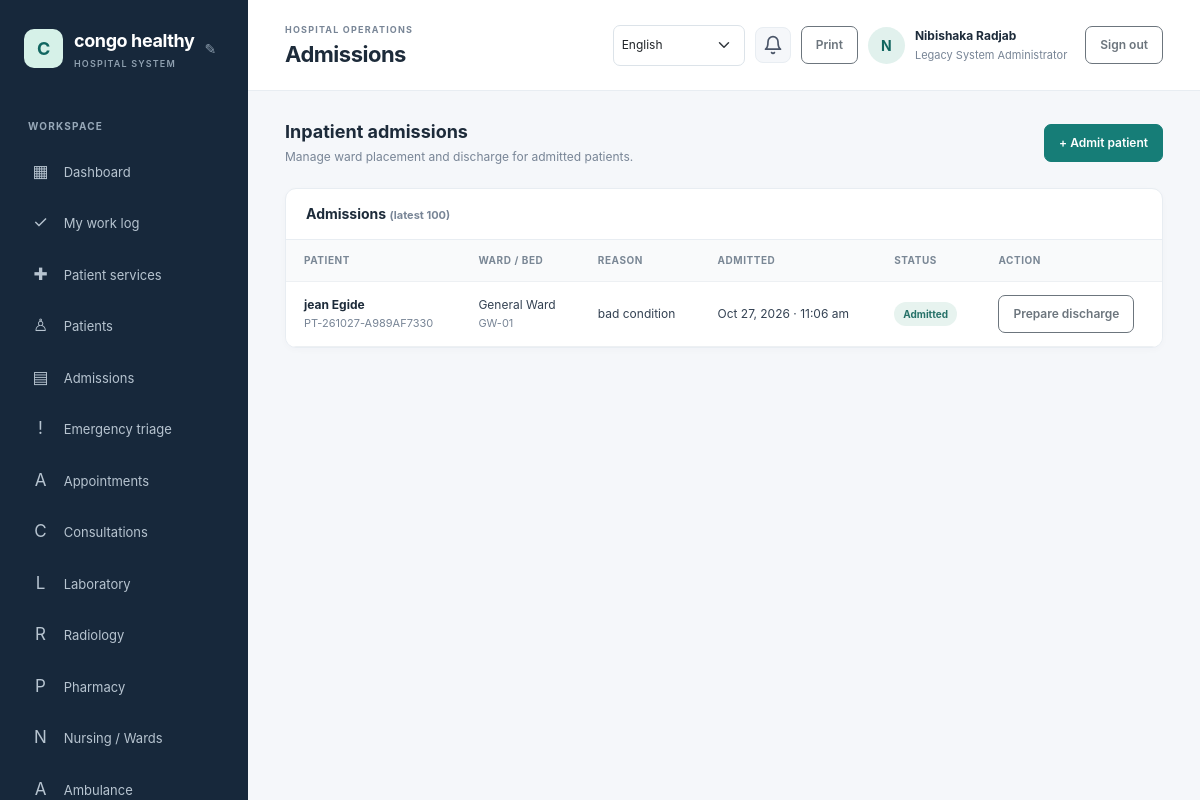
/admission/index.php (signed in), run on the app's committed database.
### tables this page shows
CREATE TABLE `hospital_settings` (
  `setting_key` varchar(80) NOT NULL,
  `setting_value` text NOT NULL,
  `updated_at` timestamp NOT NULL DEFAULT current_timestamp() ON UPDATE current_timestamp()
);

CREATE TABLE `users` (
  `id` bigint(20) UNSIGNED NOT NULL,
  `role_id` tinyint(3) UNSIGNED NOT NULL,
  `full_name` varchar(160) NOT NULL,
  `email` varchar(190) NOT NULL,
  `password_hash` varchar(255) NOT NULL,
  `is_active` tinyint(1) NOT NULL DEFAULT 1,
  `payment_method` enum('bank_transfer','mobile_money','paypal','other') DEFAULT NULL,
  `payment_details` varchar(255) DEFAULT NULL,
  `last_login_at` datetime DEFAULT NULL,
  `created_at` timestamp NOT NULL DEFAULT current_timestamp()
);

CREATE TABLE `roles` (
  `id` tinyint(3) UNSIGNED NOT NULL,
  `role_key` varchar(40) NOT NULL,
  `name` varchar(80) NOT NULL
);

CREATE TABLE `admissions` (
  `id` bigint(20) UNSIGNED NOT NULL,
  `patient_id` bigint(20) UNSIGNED NOT NULL,
  `bed_id` int(10) UNSIGNED NOT NULL,
  `admitted_by` bigint(20) UNSIGNED DEFAULT NULL,
  `admitted_at` datetime NOT NULL DEFAULT current_timestamp(),
  `discharged_at` datetime DEFAULT NULL,
  `reason` text NOT NULL,
  `status` enum('admitted','discharged') NOT NULL DEFAULT 'admitted',
  `active_patient_id` bigint(20) UNSIGNED GENERATED ALWAYS AS (case when `status` = 'admitted' then `patient_id` else NULL end) STORED,
  `active_bed_id` int(10) UNSIGNED GENERATED ALWAYS AS (case when `status` = 'admitted' then `bed_id` else NULL end) STORED
);

CREATE TABLE `patients` (
  `id` bigint(20) UNSIGNED NOT NULL,
  `patient_no` varchar(30) NOT NULL,
  `first_name` varchar(80) NOT NULL,
  `last_name` varchar(80) NOT NULL,
  `date_of_birth` date DEFAULT NULL,
  `sex` enum('female','male','other','unspecified') NOT NULL DEFAULT 'unspecified',
  `phone` varchar(40) DEFAULT NULL,
  `email` varchar(190) DEFAULT NULL,
  `address` varchar(255) DEFAULT NULL,
  `blood_group` varchar(5) DEFAULT NULL,
  `emergency_contact_name` varchar(160) DEFAULT NULL,
  `emergency_contact_phone` varchar(40) DEFAULT NULL,
  `notes` text DEFAULT NULL,
  `created_by` bigint(20) UNSIGNED DEFAULT NULL,
  `created_at` timestamp NOT NULL DEFAULT current_timestamp(),
  `updated_at` timestamp NOT NULL DEFAULT current_timestamp() ON UPDATE current_timestamp()
);

CREATE TABLE `wards` (
  `id` int(10) UNSIGNED NOT NULL,
  `name` varchar(100) NOT NULL,
  `ward_type` varchar(80) DEFAULT NULL
);

CREATE TABLE `beds` (
  `id` int(10) UNSIGNED NOT NULL,
  `ward_id` int(10) UNSIGNED NOT NULL,
  `bed_number` varchar(30) NOT NULL,
  `status` enum('available','occupied','maintenance') NOT NULL DEFAULT 'available'
);

### config/database.php (called while the page is built, shortened)
<?php
$host = getenv('DB_HOST') ?: '127.0.0.1';
$port = getenv('DB_PORT') ?: '3306';
$name = getenv('DB_NAME') ?: 'hospital_management';
$user = getenv('DB_USER') ?: 'root';
$password = getenv('DB_PASSWORD') ?: '';
try {
    $pdo = new PDO(
        "mysql:host={$host};port={$port};dbname={$name};charset=utf8mb4",
        $user,
        $password,
        [
            PDO::ATTR_ERRMODE => PDO::ERRMODE_EXCEPTION,
            PDO::ATTR_DEFAULT_FETCH_MODE => PDO::FETCH_ASSOC,
            PDO::ATTR_EMULATE_PREPARES => false,
        ]
    );
} catch (PDOException $exception) {
    error_log('Database connection failed: ' . $exception->getMessage());
    http_response_code(500);
    exit('Database connection failed. Check the database settings and import database/schema.sql.');
}
return $pdo;

### includes/functions.php (called while the page is built, shortened)
<?php
function e(?string $value): string
{
    return htmlspecialchars($value ?? '', ENT_QUOTES | ENT_SUBSTITUTE, 'UTF-8');
}
function get_hospital_name(): string
{
    global $pdo;
    static $name = null;
    if ($name === null) {
        try {
            $name = (string) $pdo->query(
                "SELECT setting_value FROM hospital_settings WHERE setting_key = 'hospital_name'"
            )->fetchColumn();
        } catch (\Throwable) {
            $name = 'KivuCare';
        }
    }
    return $name;
}

### includes/auth.php (called while the page is built, shortened)
<?php
require_once __DIR__ . '/bootstrap.php';
function require_login(): void
{
    global $pdo;
    $statement = $pdo->prepare(
        'SELECT u.is_active, r.id AS role_id, r.role_key, r.name AS role_name
         FROM users u JOIN roles r ON r.id = u.role_id WHERE u.id = :id'
    );
    $statement->execute(['id' => $_SESSION['user']['id']]);
}
function has_permission(string $permissionKey): bool
{
    static $permissionsByRole = [];
    $roleId = (int) (current_user()['role_id'] ?? 0);
    if (!isset($permissionsByRole[$roleId])) {
        global $pdo;
        $statement = $pdo->prepare(
            'SELECT p.permission_key
             FROM role_permissions rp
             JOIN permissions p ON p.id = rp.permission_id
             WHERE rp.role_id = :role_id'
        );
        $statement->execute(['role_id' => $roleId]);
        $permissionsByRole[$roleId] = array_fill_keys(
            array_column($statement->fetchAll(), 'permission_key'),
            true
        );
    }
    return isset($permissionsByRole[$roleId][$permissionKey]);
}
function require_permission(string $permissionKey): void
{
    require_login();
}
function current_user(): array
{
    return $_SESSION['user'] ?? [];
}

### admission/index.php (the view, shortened to what this page needs)
<?php
require_once __DIR__ . '/../includes/auth.php';
require_permission('admissions.view');
$admissions = $pdo->query(
    'SELECT a.id, a.admitted_at, a.discharged_at, a.status, a.reason,
            p.id AS patient_id, p.patient_no, p.first_name, p.last_name,
            w.name AS ward_name, b.bed_number, ds.diagnosis, ds.summary, ds.medication_plan, ds.follow_up
     FROM admissions a
     JOIN patients p ON p.id = a.patient_id
     JOIN beds b ON b.id = a.bed_id
     JOIN wards w ON w.id = b.ward_id
     LEFT JOIN discharge_summaries ds ON ds.admission_id = a.id
     ORDER BY CASE WHEN a.status = \'admitted\' THEN 0 ELSE 1 END, a.admitted_at DESC
     LIMIT 100'
)->fetchAll();
$pageTitle = 'Admissions';
require __DIR__ . '/../includes/header.php';
?>
<div class="page-heading">
    <div><h2>Inpatient admissions</h2><p>Manage ward placement and discharge for admitted patients.</p></div>
    <a class="btn btn-primary" href="/hospital%20management/admission/create.php">+ Admit patient</a>
</div>
<section class="content-card mt-0">
    <div class="card-heading"><h3>Admissions <span class="subtle">(latest 100)</span></h3></div>
    <div class="table-responsive">
        <table class="table"><thead><tr><th>Patient</th><th>Ward / bed</th><th>Reason</th><th>Admitted</th><th>Status</th><th>Action</th></tr></thead><tbody>
        <?php if ($admissions === []): ?>
            <tr><td class="empty-state" colspan="6">No admissions have been recorded yet.</td></tr>
        <?php else: foreach ($admissions as $admission): ?>
            <tr>
                <td><a class="patient-name" href="/hospital%20management/patient/show.php?id=<?= (int) $admission['patient_id'] ?>"><?= e($admission['first_name'] . ' ' . $admission['last_name']) ?></a><br><span class="subtle"><?= e($admission['patient_no']) ?></span></td>
                <td><?= e($admission['ward_name']) ?><br><span class="subtle"><?= e($admission['bed_number']) ?></span></td>
                <td><?= e($admission['reason']) ?></td>
                <td><?= e(date('M j, Y · g:i a', strtotime($admission['admitted_at']))) ?></td>
                <td><span class="<?= $admission['status'] === 'admitted' ? 'badge-soft' : 'badge-neutral' ?>"><?= e(ucfirst($admission['status'])) ?></span></td>
                <td>
                    <?php if ($admission['status'] === 'admitted' && has_permission('admissions.discharge')): ?>
                        <a class="btn btn-sm btn-outline-secondary" href="/hospital%20management/admission/discharge.php?id=<?= (int) $admission['id'] ?>">Prepare discharge</a>
                    <?php else: ?><span class="subtle"><?= e(format_date($admission['discharged_at'])) ?></span><?php endif; ?>
                </td>
            </tr>
        <?php endforeach; endif; ?>
        </tbody></table>
    </div>
</section>
<?php require __DIR__ . '/../includes/footer.php'; ?>

### includes/header.php (shortened to what this page needs)
<?php
$pageTitle = $pageTitle ?? 'Dashboard';
$user = current_user();
$_hospitalName = get_hospital_name();
?>
<!doctype html>
<html lang="en">
<head>
    <link href="https://cdn.jsdelivr.net/npm/bootstrap@5.3.3/dist/css/bootstrap.min.css" rel="stylesheet">
    <link href="/hospital%20management/assets/css/app.css" rel="stylesheet">
</head>
<body>
<div class="app-shell">
    <aside class="sidebar" id="workspace-menu" aria-label="Workspace navigation">
        <div class="brand-wrap">
            <a class="brand" href="/hospital%20management/dashboard.php"><span class="brand-mark"><?= e(strtoupper(substr($_hospitalName, 0, 1))) ?></span><span><?= e($_hospitalName) ?><small>HOSPITAL SYSTEM</small></span></a>
            <?php if (has_permission('settings.manage') || ($user['role_key'] ?? '') === 'hospital_admin'): ?>
            <button id="brand-edit-btn" class="brand-edit-btn" title="Edit hospital name">&#9998;</button>
            <?php endif; ?>
        </div>
        <div class="nav-label">WORKSPACE</div>
        <nav class="nav flex-column">
            <a class="nav-link" href="/hospital%20management/dashboard.php"><span>▦</span> Dashboard</a>
            <?php if (has_permission('work_logs.view_own')): ?>
                <a class="nav-link" href="/hospital%20management/work-log/index.php"><span>✓</span> My work log</a>
            <?php endif; ?>
            <?php if (has_permission('patient_services.view_own') || has_permission('patient_services.view_all')): ?>
                <a class="nav-link" href="/hospital%20management/patient-services/index.php"><span>✚</span> Patient services</a>
            <?php endif; ?>
            <?php if (has_permission('patients.view')): ?>
                <a class="nav-link" href="/hospital%20management/patient/index.php"><span>♙</span> Patients</a>
            <?php endif; ?>
            <?php if (has_permission('admissions.view')): ?>
                <a class="nav-link" href="/hospital%20management/admission/index.php"><span>▤</span> Admissions</a>
            <?php endif; ?>
            <?php if (has_permission('triage.view')): ?>
                <a class="nav-link" href="/hospital%20management/emergency/index.php"><span>!</span> Emergency triage</a>
            <?php endif; ?>
            <?php if (has_permission('appointments.view')): ?>
                <a class="nav-link" href="/hospital%20management/appointments/index.php"><span>A</span> Appointments</a>
            <?php endif; ?>
            <?php if (has_permission('visits.view')): ?>
                <a class="nav-link" href="/hospital%20management/consultations/index.php"><span>C</span> Consultations</a>
            <?php endif; ?>
            <?php if (has_permission('lab.requests.view') || has_permission('lab.results.view')): ?>
                <a class="nav-link" href="/hospital%20management/laboratory/index.php"><span>L</span> Laboratory</a>
            <?php endif; ?>
            <?php if (has_permission('radiology.requests.view') || has_permission('radiology.results.manage')): ?>
                <a class="nav-link" href="/hospital%20management/radiology/index.php"><span>R</span> Radiology</a>
            <?php endif; ?>
            <?php if (has_permission('prescriptions.create') || has_permission('prescriptions.view') || has_permission('pharmacy.dispense')): ?>
                <a class="nav-link" href="/hospital%20management/pharmacy/index.php"><span>P</span> Pharmacy</a>
            <?php endif; ?>
            <?php if (has_permission('nursing_notes.manage')): ?>
                <a class="nav-link" href="/hospital%20management/nursing/index.php"><span>N</span> Nursing / Wards</a>
            <?php endif; ?>
            <?php if (has_permission('ambulance.manage') || has_permission('ambulance.requests.create') || has_permission('emergency_requests.view')): ?>
                <a class="nav-link" href="/hospital%20management/ambulance/index.php"><span>A</span> Ambulance</a>
            <?php endif; ?>
        </nav>
    </aside>
    <main class="main-content">
        <header class="topbar">
            <div class="topbar-heading">
                <div>
                    <div class="eyebrow">HOSPITAL OPERATIONS</div>
                    <h1><?= e($pageTitle) ?></h1>
                </div>
            </div>
            <div class="user-menu">
                <?= render_language_switcher() ?>
                <div class="notif-bell no-print" id="notifBell" title="Notifications" role="button" tabindex="0" aria-haspopup="true" aria-expanded="false">
                    <svg class="notif-icon" xmlns="http://www.w3.org/2000/svg" width="20" height="20" viewBox="0 0 24 24" fill="none" stroke="currentColor" stroke-width="2" stroke-linecap="round" stroke-linejoin="round" aria-hidden="true"><path d="M18 8A6 6 0 0 0 6 8c0 7-3 9-3 9h18s-3-2-3-9"/><path d="M13.73 21a2 2 0 0 1-3.46 0"/></svg>
                </div>
                <button class="btn btn-sm btn-outline-secondary print-page no-print" type="button" onclick="window.print()">Print</button>
                <a class="avatar no-print" href="/hospital%20management/profile.php" title="Edit profile"><?= e(strtoupper(substr($user['full_name'] ?? 'U', 0, 1))) ?></a>
                <a class="user-detail no-print" href="/hospital%20management/profile.php"><strong><?= e($user['full_name'] ?? '') ?></strong><span><?= e($user['role_name'] ?? '') ?></span></a>
                <form method="post" action="/hospital%20management/logout.php" class="ms-2">
                    <button class="btn btn-sm btn-outline-secondary" type="submit">Sign out</button>
                </form>
            </div>
        </header>
        <section class="page-body">

### includes/i18n.php (shortened to what this page needs)
<?php
function i18n_languages(): array
{
    return [
        'en' => 'English',
        'fr' => 'Fran' . "\u{00E7}" . 'ais',
        'sw' => 'Kiswahili',
    ];
}
function i18n_language(): string
{
    $supported = i18n_languages();
    $requested = $_GET['lang'] ?? null;
    $language = $_SESSION['language'] ?? 'en';
    return isset($supported[$language]) ? $language : 'en';
}
function render_language_switcher(): string
{
    $language = i18n_language();
    $requestPath = parse_url($_SERVER['REQUEST_URI'] ?? '/', PHP_URL_PATH) ?: '/';
    $action = htmlspecialchars($requestPath, ENT_QUOTES, 'UTF-8');
    $hiddenInputs = '';
    $options = '';
    foreach (i18n_languages() as $code => $name) {
        $selected = $code === $language ? ' selected' : '';
        $options .= '<option value="' . htmlspecialchars($code, ENT_QUOTES, 'UTF-8') . '"' . $selected . '>'
            . htmlspecialchars($name, ENT_QUOTES, 'UTF-8') . '</option>';
    }
    return '<form class="language-form" method="get" action="' . $action . '">' . $hiddenInputs
        . '<label class="language-picker"><span class="visually-hidden">Language</span>'
        . '<select class="form-select form-select-sm" name="lang" aria-label="Language" onchange="this.form.submit()">'
        . $options . '</select></label><noscript><button class="btn btn-sm btn-outline-secondary" type="submit">Apply</button></noscript></form>';
}

### includes/footer.php (shortened to what this page needs)
        </section>
    </main>
</div>
</body>
</html>

### data on the page
hospital_settings: setting_value "C", setting_value "congo healthy"
users: role.name "Legacy System Administrator"
admissions: patient.last_name "jean Egide", patient.patient_no "PT-261027-A989AF7330", wards.name "General Ward", bed.bed_number "GW-01", reason "bad condition", admitted_at "Oct 27, 2026 · 11:06 am", status "Admitted"

### other printed values
$pageTitle "Admissions"
substr($user['full_name'] ?? 'U', 0, 1) "N"
$user['full_name'] "Nibishaka Radjab"
form field lang "English"
